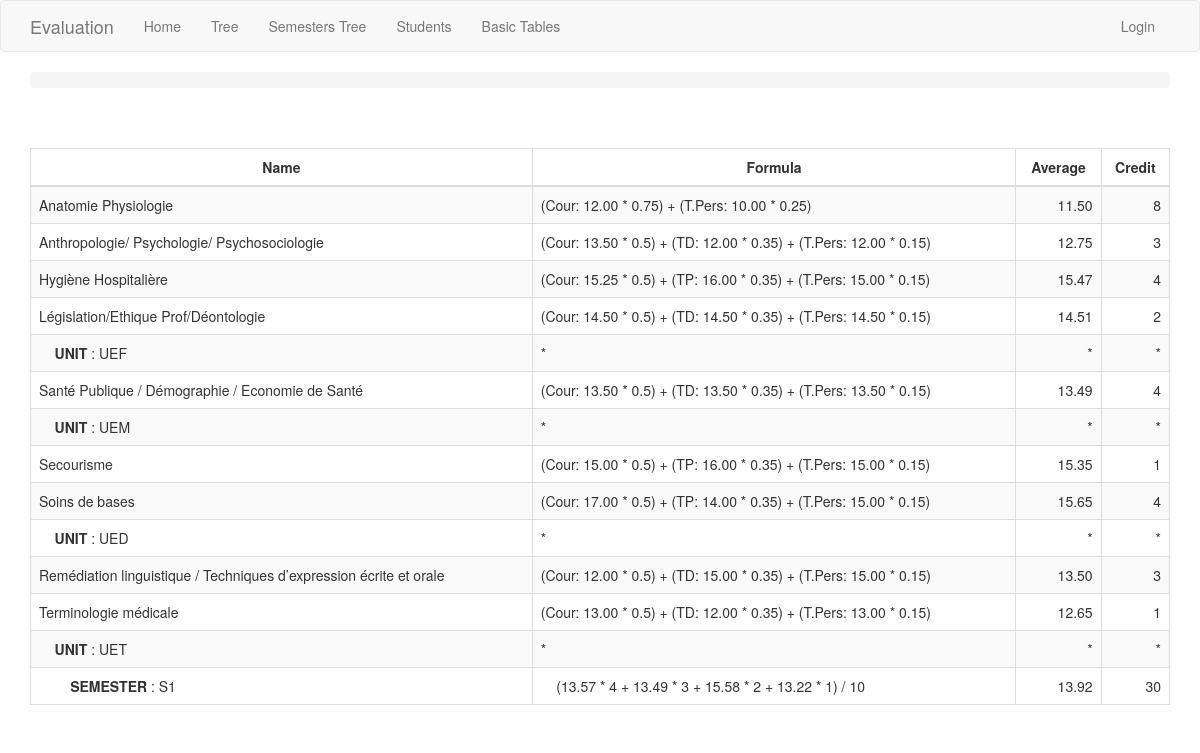
The page /session/1/justification/1/ on the database its author committed.
### app/models.py (models this page shows, shortened)
class Module(db.Model):
    id = db.Column(db.Integer, primary_key=True)
    code = db.Column(db.String(20))
    name = db.Column(db.String(250))
    display_name = db.Column(db.String(250))
    coefficient = db.Column(db.Integer)
    credit = db.Column(db.Integer)
    time = db.Column(db.Numeric(10,2))
    order = db.Column(db.Integer)
    unit_id = db.Column(db.Integer, db.ForeignKey('unit.id'))
    percentages = db.relationship('Percentage', backref='module')
    grades = db.relationship('Grade', back_populates='module')

class StudentSession(db.Model):
    __tablename__ = 'student_session'
    id = db.Column(db.Integer, primary_key=True)
    timestamp = db.Column(db.DateTime, index=True, default=datetime.utcnow)
    student_id = db.Column(db.Integer, db.ForeignKey('student.id'))
    average = db.Column(db.Numeric(10,2))
    credit = db.Column(db.Integer)
    calculation = db.Column(db.String(100))
    student = db.relationship("Student", back_populates="student_sessions")
    session_id = db.Column(db.Integer, db.ForeignKey('session.id'))
    session = db.relationship('Session', back_populates='student_sessions')
    grades = db.relationship('Grade', back_populates='student_session')
    grade_units = db.relationship('GradeUnit', back_populates='student_session')

### app/routesCalculation.py (the view)
@app.route('/session/<session_id>/justification/<student_id>/', methods=['GET', 'POST'])
@register_breadcrumb(app, '.tree.session.classement.justification', 'Justification')
def justification(session_id, student_id):
    student_session = StudentSession.query.filter_by(session_id=session_id, student_id=student_id).first()
    grade_units = student_session.grade_units
    grades = student_session.grades
    session = student_session.session
    conf_dict = literal_eval( session.configuration )
    justs = []
    for grade_unit in grade_units:
        for grade in grades:
            if grade_unit.unit_id == grade.module.unit_id:
                justs.append( get_module_justification(grade, conf_dict) )
        justs.append( get_unit_justification(grade_unit, conf_dict) )
    justs.append( get_semester_justification(student_session, conf_dict) )
    return render_template('session/justification.html', title='Session', justs=justs)

### app/routesCalculation.py (called while the page is built)
def get_module_name(module_id, conf_dict):
    for unit in conf_dict['units']:
        for module in unit['modules']:
            if module['m_id'] == module_id:
                return module['display_name']
    return '** get_module_name **'

def rename_type(calculation):
    types = Type.query.all()
    for type in types:
        calculation = calculation.replace(type.grade_table_field, type.type)
    return calculation

def get_module_justification(grade, conf_dict):
    name = get_module_name(grade.module_id, conf_dict)
    return [name] + [rename_type(grade.calculation)] + [grade.average] + [grade.credit]

def get_unit_name(unit_id, conf_dict):
    for unit in conf_dict['units']:
        if unit['u_id'] == unit_id:
            return unit['display_name']
    return '** get_unit_name **'

def get_unit_justification(grade_unit, conf_dict):
    name = get_unit_name(grade_unit.unit_id, conf_dict)
    justification = ['    <b>UNIT</b> : ' + name]
    if grade_unit.calculation != None and grade_unit.calculation != '':
        justification += ['    ' + grade_unit.calculation]
    else:
        justification += '**********'
    justification += [grade_unit.average]
    justification += [grade_unit.credit]
    return justification

def get_semester_justification(student_session, conf_dict):
    name = student_session.session.semester.display_name
    semester = ['        <b>SEMESTER</b> : ' + name]
    semester += ['    ' + str(student_session.calculation)]
    semester += [str(student_session.average)]
    semester += [str(student_session.credit)]
    return  semester

### app/templates/session/justification.html (shortened to what this page needs)
{% extends "base.html" %}
{% import 'bootstrap/wtf.html' as wtf %}
{% block styles %}
  {{super()}}
{% endblock %}
{% block app_content %}
  <table id="classement-justification" class="table table-striped table-bordered">
    <thead>
      <tr>
        <th scope="col"><center>Name</center></th>
        <th scope="col"><center>Formula</center></th>
        <th scope="col"><center>Average</center></th>
        <th scope="col"><center>Credit</center></th>
      </tr>
    </thead>
    <tbody>
      {% for just in justs %}
      <tr>
        <td>{{ just[0] | safe }}</td>
        <td>{{ just[1] }}</td>
        <td align="right">{{ just[2] }}</td>
        <td align="right">{{ just[3] }}</td>
      </tr>
      {% endfor %}
    </tbody>
  </table>
{% endblock %}

### rows shown on the page
Module: display_name "Anatomie Physiologie", just "(Cour: 12.00 * 0.75) + (T.Pers: 10.00 * 0.25)", just "11.50", credit "8"
Module: display_name "Anthropologie/ Psychologie/ Psychosociologie", just "(Cour: 13.50 * 0.5) + (TD: 12.00 * 0.35) + (T.Pers: 12.00 * 0.15)", just "12.75", just "3"
Module: display_name "Hygiène Hospitalière", just "(Cour: 15.25 * 0.5) + (TP: 16.00 * 0.35) + (T.Pers: 15.00 * 0.15)", just "15.47", credit "4"
Module: display_name "Législation/Ethique Prof/Déontologie", just "(Cour: 14.50 * 0.5) + (TD: 14.50 * 0.35) + (T.Pers: 14.50 * 0.15)", just "14.51", credit "2"
Module: display_name "Santé Publique / Démographie / Economie de Santé", just "(Cour: 13.50 * 0.5) + (TD: 13.50 * 0.35) + (T.Pers: 13.50 * 0.15)", just "13.49", credit "4"
Module: just "Secourisme", just "(Cour: 15.00 * 0.5) + (TP: 16.00 * 0.35) + (T.Pers: 15.00 * 0.15)", just "15.35", just "1"
Module: display_name "Soins de bases", just "(Cour: 17.00 * 0.5) + (TP: 14.00 * 0.35) + (T.Pers: 15.00 * 0.15)", just "15.65", credit "4"
Module: display_name "Remédiation linguistique / Techniques d’expression écrite et orale", just "(Cour: 12.00 * 0.5) + (TD: 15.00 * 0.35) + (T.Pers: 15.00 * 0.15)", just "13.50", credit "3"
Module: display_name "Terminologie médicale", just "(Cour: 13.00 * 0.5) + (TD: 12.00 * 0.35) + (T.Pers: 13.00 * 0.15)", just "12.65", just "1"
StudentSession: just "SEMESTER : S1", calculation "(13.57 * 4 + 13.49 * 3 + 15.58 * 2 + 13.22 * 1) / 10", average "13.92", credit "30"

### other values the page prints
{{ just[0] | safe }} "UNIT : UEF" "UNIT : UEM" "UNIT : UED" "UNIT : UET"
{{ just[1] }} "*" "*" "*" "*"
{{ just[2] }} "*" "*" "*" "*"
{{ just[3] }} "*" "*" "*" "*"
